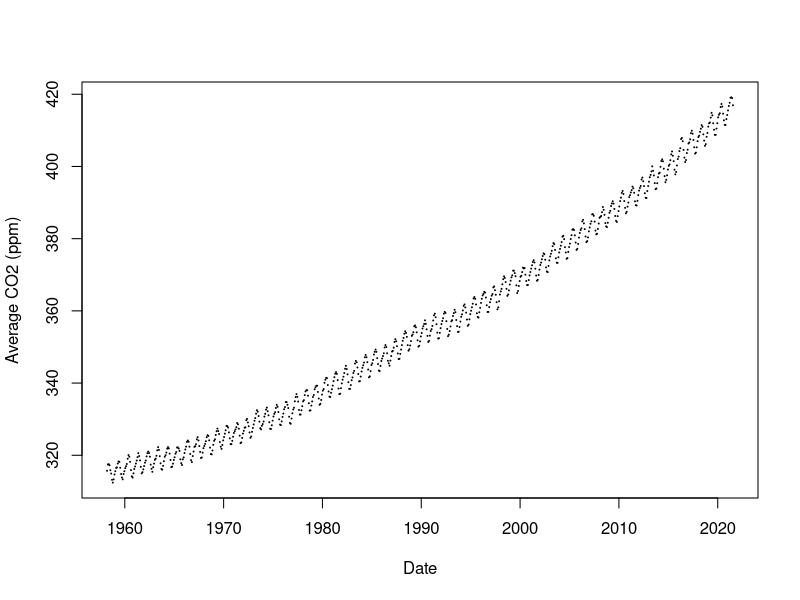

Source code (R): (Note: this script raises an error after producing the figure.)
## ---- chunk 1
# your code here
(current_date <- Sys.Date())
## ---- chunk 2
# your code here
class(current_date)
typeof(current_date)
## ---- chunk 3
# your code here
library(lubridate)

(day <- wday(current_date, label = TRUE))
## ---- chunk 4
days <- levels(wday(Sys.Date(), label = TRUE))
## ---- chunk 5
# your code here
weekdays <- days[2:6]
weekdays <- days[seq(2,6)]
weekdays <- days[c(2,3,4,5,6)]
## ---- chunk 6
# your code here
day %in% weekdays
day %in% days
## ---- chunk 7
# read in the csv file and save it as a data frame in the environment
co2 <- read.csv(file = "co2_mm_mlo.csv", skip = 51, header = TRUE, row.names = NULL)
# label the columns
colnames(co2) <- c("year","month","date","average","interpolated","trend","ndays")
# display the data graphically
plot(x = co2$date, y = co2$average, pch = 20, cex = 0.1, 
     xlab = "Date", ylab = "Average CO2 (ppm)")
# view the last few rows of the data in a table
tail(co2)
## ---- chunk 8
# pull the "average" column out of the data as a vector
avg_co2 <- co2$average
# this is another way to do the exact same thing
avg_co2 <- co2[["average"]]
## ---- chunk 9
# your code here
avg_co2
## ---- chunk 10
# your code here
summary(avg_co2)
## ---- chunk 11
# your code here
avg_co2_pct <- avg_co2/280*100
summary(avg_co2_pct)
## ---- chunk 12
percentage <- TRUE

# your code here
if(percentage == TRUE){
    summary(avg_co2/280*100)
}else{
    summary(avg_co2)}
## ---- chunk 13
co2$date

# your code here
# https://lubridate.tidyverse.org/reference/date_decimal.html
date_decimal(co2$date, tz = "HST")
## ---- chunk 14
# your code here
for(x in seq(from = 1, to = 10)){
    print(x*3)
}

for(x in 1:10){
    print(x*3)
}
## ---- chunk 15
# your code here
i <- 1
while(i <= 10){
    print(i*3)
    i <- i + 1
}
